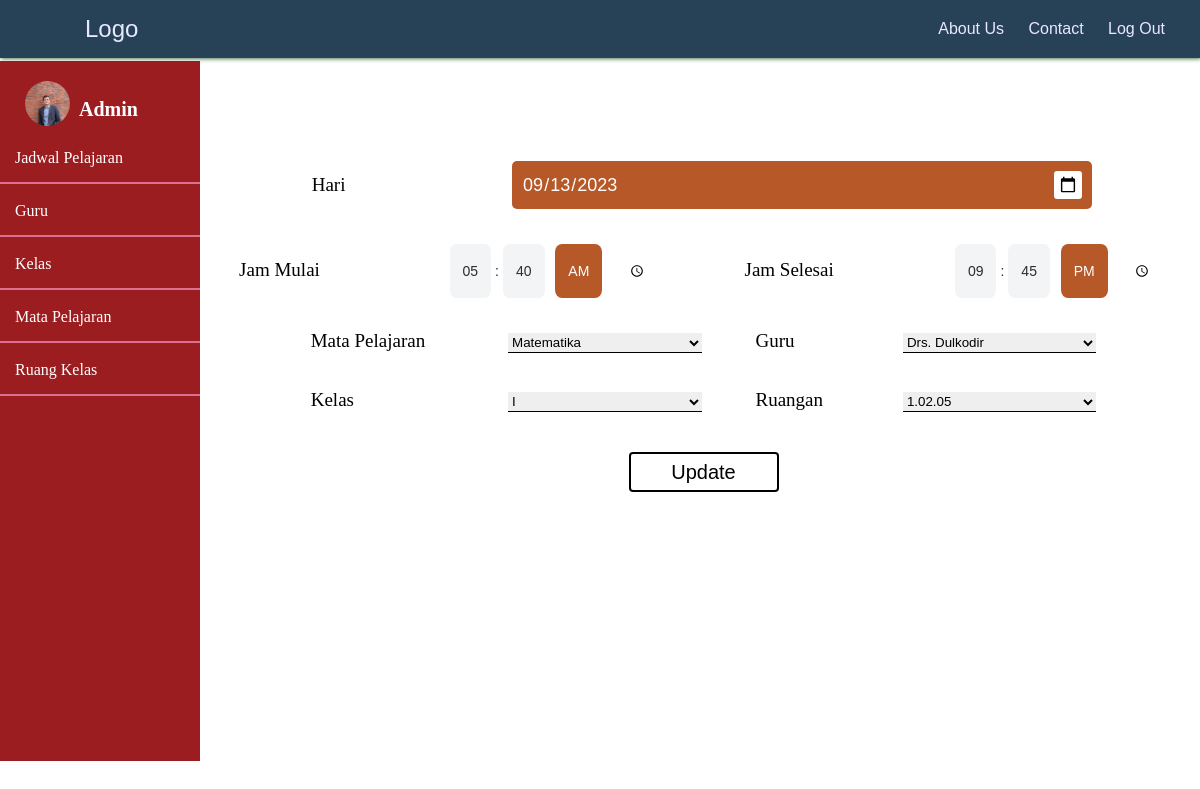
The page /Final/php/Admin/JadwalPelajaran/UpdateJadwalPelajaran.php?id=3 (signed in) on the database its author committed.
### tables this page shows
CREATE TABLE `jadwal_pelajaran` (
  `id_jadwal` int(10) NOT NULL,
  `hari` date NOT NULL,
  `jam_mulai` time NOT NULL,
  `jam_selesai` time NOT NULL,
  `nama_mapel` varchar(100) NOT NULL,
  `nama_guru` varchar(100) NOT NULL,
  `kelas` varchar(100) NOT NULL,
  `ruangan` varchar(100) NOT NULL
);

### Final/php/Controller/FuncJadwalPelajaran.php (called while the page is built, shortened)
<?php
    include 'connect.php';
    function query($query){
        global $conn;
        $result = mysqli_query($conn, $query);
        $rows = [];
        while($row = mysqli_fetch_assoc($result)){
            $rows[] = $row;
        }
        return $rows;
    }
?>

### Final/php/Admin/JadwalPelajaran/UpdateJadwalPelajaran.php (the view, shortened to what this page needs)
<?php
    include '../../Controller/connect.php';
    include '../../Controller/FuncJadwalPelajaran.php';
    $id = $_GET['id'];
    $jadwal = query("SELECT * FROM jadwal_pelajaran WHERE id_jadwal = $id")[0];
?>
<!DOCTYPE html>
<html lang="en">
<head>
    <link rel="stylesheet" href="../../../css/Admin/JadwalPelajaran.css">
</head>
<body>
    <div class="navbar">
    <a href=".../../Dashboard/home.php" id="home">Logo</a>
        <div class="menu">
            <a href="../../Dashboard/AboutUs.php">About Us</a>
            <a href="../../Dashboard/Contact.php">Contact</a>
            <a href="../../Dashboard/home.php">Log Out</a>
        </div>
    </div>
    <div class="sidebar">
        <div class="profile">
            <img src="../../../Img/admin.jpg" alt="">
            <h4>Admin</h4>
        </div>
        <div class="option">
            <a href="../JadwalPelajaran/JadwalPelajaran.php">Jadwal Pelajaran</a>
            <a href="../Guru/Guru.php">Guru</a>
            <a href="../Kelas/Kelas.php">Kelas</a>
            <a href="../MataPelajaran/MataPelajaran.php">Mata Pelajaran</a>
            <a href="../RuangKelas/RuangKelas.php">Ruang Kelas</a>
        </div>
    </div>
    <div class="main">
        <div class="contentEdit">
            <form method="post">
                <label for="hari">Hari</label>
                <input type="date" autocomplete="off" name="hari" value="<?= $jadwal['hari']?>" required><br><br>
                <label for="jmMulai">Jam Mulai</label>
                <input type="time" autocomplete="off" name="jmMulai" value="<?= $jadwal['jam_mulai']?>" max="<?= $jadwal['jam_selesai']?>" required>
                <label for="jmSelesai" style="margin-left: 78px;">Jam Selesai</label>
                <input type="time" autocomplete="off" name="jmSelesai" value="<?= $jadwal['jam_selesai']?>" min="<?= $jadwal['jam_mulai']?>" required><br><br>
                <label for="mapel">Mata Pelajaran</label>
                <select name="mapel" id="mapel">
                    <option value="<?= $jadwal['nama_mapel']?>"><?= $jadwal['nama_mapel']?></option>
                </select>
                <label for="guru" class="w15" style="padding-left: 50px;">Guru</label>
                <select name="guru" id="guru">
                    <option value="<?= $jadwal['nama_guru']?>"><?= $jadwal['nama_guru']?></option>
                </select><br><br><br>
                <label for="kelas">Kelas</label>
                <select name="kelas" id="kelas">
                    <option value="<?= $jadwal['kelas']?>"><?= $jadwal['kelas']?></option>
                </select>
                <label for="ruangKelas" class="w15" style="padding-left: 50px;">Ruangan</label>
                <select name="ruangKelas" id="ruangKelas">
                    <option value="<?= $jadwal['ruangan']?>"><?= $jadwal['ruangan']?></option>
                </select><br>
                <button type="submit" name="update">Update</button>
            </form>
        </div>
    </div>
</body>
</html>

### Final/css/Admin/JadwalPelajaran.css (style rules this page uses)
* { margin: 0; padding: 0; box-sizing: border-box; }
.navbar { display: flex; justify-content: space-between; align-items: center; width: 100%; background: #274156; font-family: 'Lucida Sans', 'Lucida Sans Regular', 'Lucida Grande', 'Lucida Sans Unicode', Geneva, Verdana, sans-serif; padding: 15px; box-shadow: 1px 1px 4px #517b54; z-index: 2; }
a#home { color: #EAE8FF; margin-left: 70px; text-decoration: none; font-size: 24px; }
.menu { display: block; }
.menu a { color: #EAE8FF; margin-right: 20px; text-decoration: none; }
.sidebar { position: fixed; float: left; width: 200px; height: 700px; margin-top: 3px; background: #9b1d20; }
.profile img { display: inline-block; margin: 20px 5px 0px 25px; width: 45px; border-radius: 50%; }
.profile h4 { position: relative; display: inline-block; top: -10px; font-size: 20px; color: white; }
.option a { display: block; margin-top: 3px; padding: 15px; color: white; cursor: pointer; text-decoration: none; border-bottom: 2px solid palevioletred; }
.main { margin: 0px 13px 0px 220px; }
.modal label, input { padding: 10px; margin: 3px; font-size: 20px; }
.w15 { width: 15%; }
.contentEdit { width: 100%; margin-top: 100px; }
.contentEdit form { text-align: center; }
.contentEdit form label { display: inline-block; width: 20%; text-align: left; font-size: 19px; }
.contentEdit input { font-family: Verdana, Geneva, Tahoma, sans-serif; width: 65%; font-size: 16px; font-weight: 500; background: transparent; border: none; border-bottom: 1px solid black; outline: none; }
.contentEdit button { width: 150px; height: 40px; margin-top: 40px; padding: 5px; font-size: 20px; border: 2px solid black; border-radius: 4px; background: white; cursor: pointer; transition: width .6s, height .6s; }
.contentEdit input[type="date"] { width: 60%; background-color: rgb(183, 88, 41); padding: 10px; font-family:Verdana, Geneva, Tahoma, sans-serif; color: white; font-size: 18px; border: none; outline: none; border-radius: 5px; }
.contentEdit input[type=time] { border: none; color: #2a2c2d; font-size: 14px; font-family:Verdana, Geneva, Tahoma, sans-serif; width: 220px; }
.contentEdit select { width: 20%; height: 20px; font-family: Verdana, Geneva, Tahoma, sans-serif; border: none; border-bottom: 1px solid black; }

### rows shown on the page
jadwal_pelajaran: hari "09/13/2023", jmMulai "05:40:00", jmSelesai "21:45:00", mapel "Matematika", guru "Drs. Dulkodir", kelas "I", ruangKelas "1.02.05"
